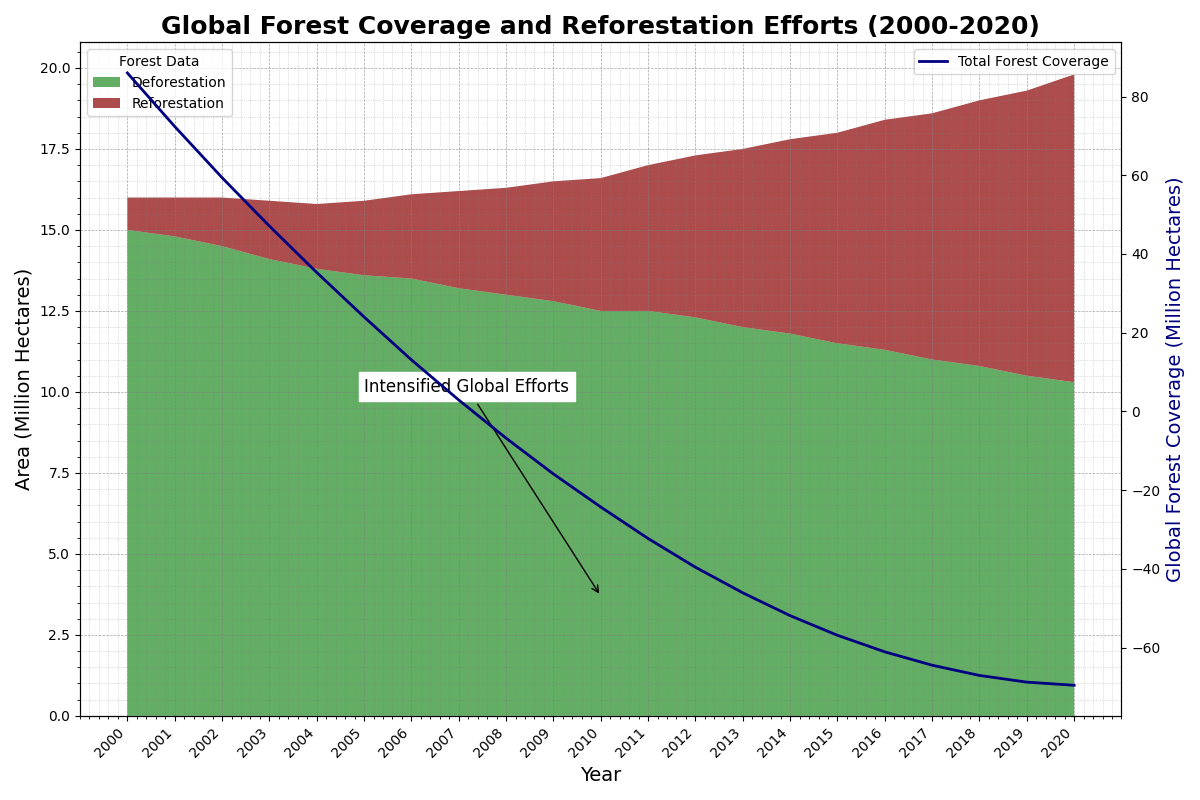

Write Python code to recreate this figure.
import matplotlib.pyplot as plt
import numpy as np

# Define the years for the x-axis
years = np.arange(2000, 2021)

# Data on deforestation in million hectares
deforestation = np.array([15, 14.8, 14.5, 14.1, 13.8, 13.6, 13.5, 13.2, 13.0, 12.8, 12.5, 12.5, 12.3, 12.0, 11.8, 11.5, 11.3, 11.0, 10.8, 10.5, 10.3])

# Data on reforestation in million hectares
reforestation = np.array([1, 1.2, 1.5, 1.8, 2.0, 2.3, 2.6, 3.0, 3.3, 3.7, 4.1, 4.5, 5.0, 5.5, 6.0, 6.5, 7.1, 7.6, 8.2, 8.8, 9.5])

# Total forest coverage remaining (initial value considered 100 million hectares and reducing due to net deforestation)
initial_forest_coverage = 100
net_deforestation = deforestation - reforestation
forest_coverage = initial_forest_coverage - np.cumsum(net_deforestation)

# Stacking the data for area's chart representation 
data_stack = np.vstack([deforestation, reforestation])

# Creating the figure and the subplot
fig, ax = plt.subplots(figsize=(12, 8))

# Plotting the stacked area chart with shuffled colors
ax.stackplot(years, data_stack, labels=['Deforestation', 'Reforestation'], colors=['#228B22', '#8B0000'], alpha=0.7)

# Adding a secondary axis to display forest coverage
ax2 = ax.twinx()
ax2.plot(years, forest_coverage, label='Total Forest Coverage', color='navy', linestyle='-', linewidth=2)

# Title and labels
ax.set_title("Global Forest Coverage and Reforestation Efforts (2000-2020)", fontsize=18, fontweight='bold')
ax.set_xlabel('Year', fontsize=14)
ax.set_ylabel('Area (Million Hectares)', fontsize=14)
ax2.set_ylabel('Global Forest Coverage (Million Hectares)', fontsize=14, color='navy')

# X-axis ticks and grid
ax.set_xticks(years)
ax.set_xticklabels(years, rotation=45, ha='right')
ax.grid(visible=True, which='major', linestyle='--', linewidth=0.5, color='grey', alpha=0.7)
ax.minorticks_on()
ax.grid(visible=True, which='minor', linestyle=':', linewidth=0.5, color='grey', alpha=0.5)

# Adding legends
ax.legend(loc='upper left', title='Forest Data')
ax2.legend(loc='upper right')

# Annotating significant points
ax.annotate('Intensified Global Efforts', xy=(2010, 3.7), xytext=(2005, 10),
            arrowprops=dict(facecolor='black', arrowstyle='->'), fontsize=12, backgroundcolor='w')

# Adjust layout to prevent overlap
plt.tight_layout()

# Display the plot
plt.show()
